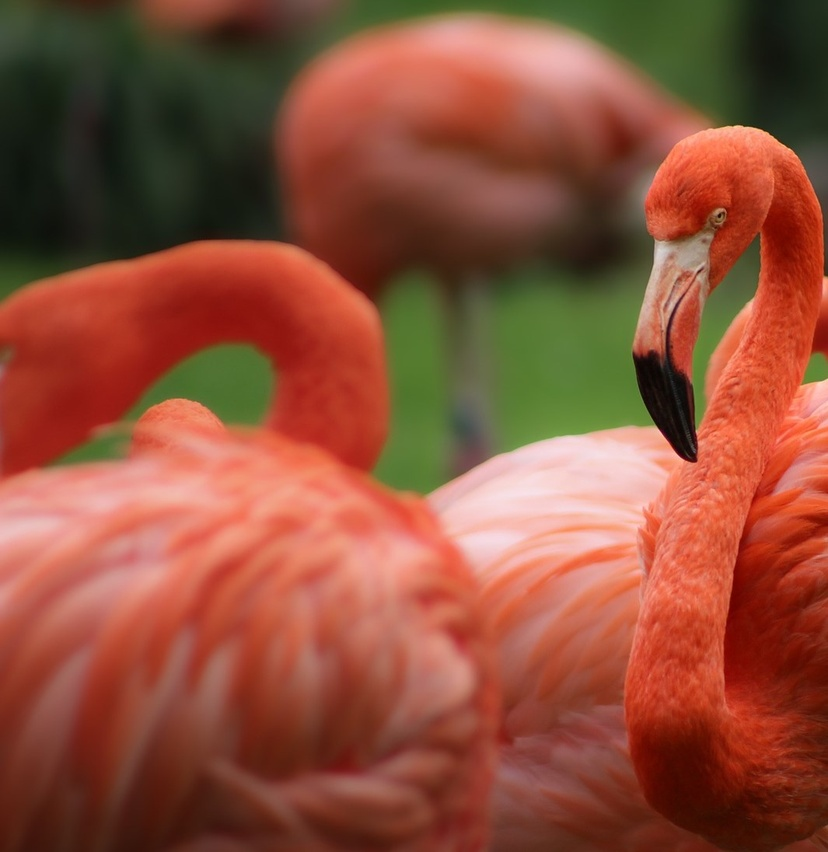
#> input picture img.jpg, 828 x 852 px, shrunk from 1065 x 1096 before the run
$ python run.py
#> lines starting #> are read from the running program, lines starting #| are printed output that depends on the picture; long printed decimals are rounded
#libraries
import numpy as np
import matplotlib.pyplot as plt
from PIL import Image
from sys import exit

#Function definitions begin
"""
1. Converts an RGB image to grayscale
2. & crops it, to ensure that the image's dimensions are powers of 2
3. returns a matrix
"""
def preprocessing(picture):

    pic = picture.copy()
    #Converts RGB image to  gray-scale
    pic = pic.convert('L')

    x, y = pic.size

    x_ = 2 ** np.floor( np.log2( x ) )
    y_ = 2 ** np.floor( np.log2( y ) )

    d1 = x - x_
    d2 = y - y_


    #If not, crops it
    if d1 or d2:
        pic = pic.crop((0, 0, x-d1, y-d2))

    #converts it to an array
    img = np.array(pic).astype('int32')
    del pic

    return img


#Performs Haar's transformation on a matrix
def haar(img):

    #init
    row, col = img.shape
    sqrt2 = round(np.sqrt(2), 4)

    hc = round(col/2)
    hr = round(row/2)

    #Horizontal difference
    c_sum = np.zeros((row, hc))
    c_diff = np.zeros((row, hc))

    for j in range(0, col, 2):
        c_sum[:, j//2] = (img[:, j] + img[:, j+1]) /sqrt2
        c_diff[:, j//2] = (img[:, j] - img[:, j+1]) /sqrt2

    temp = np.hstack((c_sum, c_diff))

    #plt.imshow(temp, cmap= 'gray')
    #plt.title('Check')

    #Vertical difference
    r_sum = np.zeros((hr, col))
    r_diff = np.zeros((hr, col))

    for i in range(0, row, 2):
        r_sum[i//2, :] = (temp[i, :] + temp[i+1, :]) /sqrt2
        r_diff[i//2, :] = (temp[i, :] - temp[i+1, :]) /sqrt2

    #result
    transformed = np.vstack((r_sum, r_diff))

    #clean up
    del r_sum, r_diff, c_sum, c_diff, temp
    del row, col, hr, hc, sqrt2

    return transformed.round()


#Peforms inverse of Haar's transformation
def inv_haar(img):

    #init
    row, col = img.shape
    sqrt2 = round(np.sqrt(2), 4)

    hc = round(col/2)
    hr = round(row/2)

    #Vertical reconstruction
    matrix = np.zeros((row, col))

    for i in range(0, row, 2):
        idx = i // 2
        matrix[i, :] = (img[idx, :] + img[hr + idx, :]) / sqrt2
        matrix[i+1, :] = (img[idx, :] - img[hr + idx, :]) / sqrt2

    #check
    #plt.imshow(matrix, cmap= 'gray')
    #plt.title('Check')

    #Horizontal reconstruction
    matrix2 = matrix.copy()

    for j in range(0, col, 2):
        jdx = j // 2
        matrix2[:, j] = (matrix[:, jdx] + matrix[:, hc + jdx]) / sqrt2
        matrix2[:, j+1] = (matrix[:, jdx] - matrix[:, hc + jdx]) / sqrt2

    #clean up
    del row, col, sqrt2, matrix

    #result
    return matrix2.round()


#Performs n-level Haar's transformation
#returns the answer
def dwt(pic, n):

    #init
    img = preprocessing(pic)
    row, col = img.shape

    #Performs the haar transform n times
    divisor = int(2 ** (n-1) ) + 1
    for i in range(1, divisor):

        #To avoid re-computations
        div = int(2 ** np.ceil( np.log2(i) ))
        if i != div:
            #print('doing nothing, because i != divisor:', i, divisor)
            continue

        img[:row//div, :col//div] = haar(img[:row//div, :col//div])

    #clean up
    del divisor, row, col

    return img


#Performs n-level inverse Haar's transform
def idwt(img, n):

    row, col = img.shape
    #Don't mess the original image
    temp = img.copy()

    #Performs the haar transform n times
    divisor = int(2 ** (n-1) ) + 1
    for i in range(1, divisor):

        #To reverse the loop
        den = divisor - i
        #To avoid re-computations
        div = int(2 ** np.ceil( np.log2(den) ))
        if den != div:
            #print('doing nothing, because i != divisor:', i, divisor)
            continue

        temp[:row//den, :col//den] =        inv_haar(temp[:row//den, :col//den])

    del divisor, row, col

    return temp


#Calculates relative error, between the original & recontructed matrices by using the Frobenius norm
def error(org, recon):
    tot = round(np.linalg.norm(org), 4)
    diff = round(np.linalg.norm(org - recon), 4)
    ans = round(diff/tot, 4) *100
    print("\tError:", ans, "%")


#Increases contrast in the 'detail matrices' of '1-level dwt'
#part: h, v, d = 1, 2, 3
def sharpen(inter, part):
    row, col = inter.shape
    hr, hc = row//2, col//2

    if part == 1:
        avg  = inter[:hr, hc:].mean()
        max_ = inter[:hr, hc:].max()
        min_ = inter[:hr, hc:].min()

        inter[:hr, hc:][ inter[:hr, hc:] >= avg ] = 2*max_
        inter[:hr, hc:][ inter[:hr, hc:] < avg ] = 2*min_

    if part == 2:
        avg  = inter[hr:, :hc].mean()
        max_ = inter[hr:, :hc].max()
        min_ = inter[hr:, :hc].min()

        inter[hr:, :hc][ inter[hr:, :hc] >= avg ] = 2*max_
        inter[hr:, :hc][ inter[hr:, :hc] < avg ] = 2*min_

    if part == 3:
        avg  = inter[hr:, hc:].mean()
        max_ = inter[hr:, hc:].max()
        min_ = inter[hr:, hc:].min()

        inter[hr:, hc:][ inter[hr:, hc:] >= avg ] = 2*max_
        inter[hr:, hc:][ inter[hr:, hc:] < avg ] = 2*min_

    del row, col, hr, hc


#"Truncates" a specific detail sub-matrices in an 'n-level DWT'
#H, V, D = 1, 2, 3
def sharpen_n(img, target, level):

    row, col = img.shape

    if target > 3 or target < 1:
        exit("Invalid entry in sharpenn")


    divisor = int(2 ** (level-1) ) + 1

    #H, V, D
    if target:
            for i in range(1, divisor):
                #To avoid re-computations
                div = int(2 ** np.ceil( np.log2(i) ))
                if i != div:
                #print('doing nothing, because i != divisor:', i, divisor)
                    continue

                sharpen(img[:row//i, :col//i], target)

    del row, col

def sharpen_all(inter, level):
    sharpen_n(inter, 1, level)
    sharpen_n(inter, 2, level)
    sharpen_n(inter, 3, level)

#Saves a matrix, as an image in the current directory
def save(mat, name):
    i8 = (((mat - mat.min()) / (mat.max() - mat.min())) * 255.9).astype(np.uint8)
    img = Image.fromarray(i8)
    img.save(name)

#"Truncates" a specific sub-matrix
#target: A, H, V, D  = 0, 1, 2, 3
def zerofy(img, target):

    r, c = img.shape
    hr, hc = r//2, c//2
    temp = img.copy()

    #D
    if target == 3:
        img[hr:, hc:] = np.zeros((hr, hc))
    #H
    elif target == 1:
        img[:hr, hc:] = np.zeros((hr, hc))
    #V
    elif target == 2:
        img[hr:, :hc] = np.zeros((hr, hc))
    #A
    elif target == 0:
        img[:hr, :hc] = np.zeros((hr, hc))
    else:
        exit('Invalid target')

    del temp, hr, hc, r, c

#"Truncates" a specific detail sub-matrices in an 'n-level DWT'
#A, H, V, D = 0, 1, 2, 3
def zerofyn(img, target, level):

    row, col = img.shape

    if target > 3 or target < 0:
        exit("Invalid entry in zerofyn")


    divisor = int(2 ** (level-1) ) + 1

    #H, V, D
    if target:
            for i in range(1, divisor):
                #To avoid re-computations
                div = int(2 ** np.ceil( np.log2(i) ))
                if i != div:
                #print('doing nothing, because i != divisor:', i, divisor)
                    continue

                zerofy(img[:row//i, :col//i], target)
    #A
    else:
        zerofy(img[:row//(divisor-1), :col//(divisor-1)], 0)

    del row, col

#Removes all detail soefficients, in a '3 level dwt'
def compressn(inter, level):
    zerofyn(inter, 1, level)
    zerofyn(inter, 2, level)
    zerofyn(inter, 3, level)


#------------------MAIN-------------------------#

#reads an image
pic = Image.open('img.jpg')
#> pic is the input picture: PIL image 828x852 RGB; mean R, G, B 142.1, 79.4, 57.8

#Set a level for DWT
level = 1

#Performs DWT
inter = dwt(pic, level)
#> in preprocessing, `pic = pic.convert('L')`:
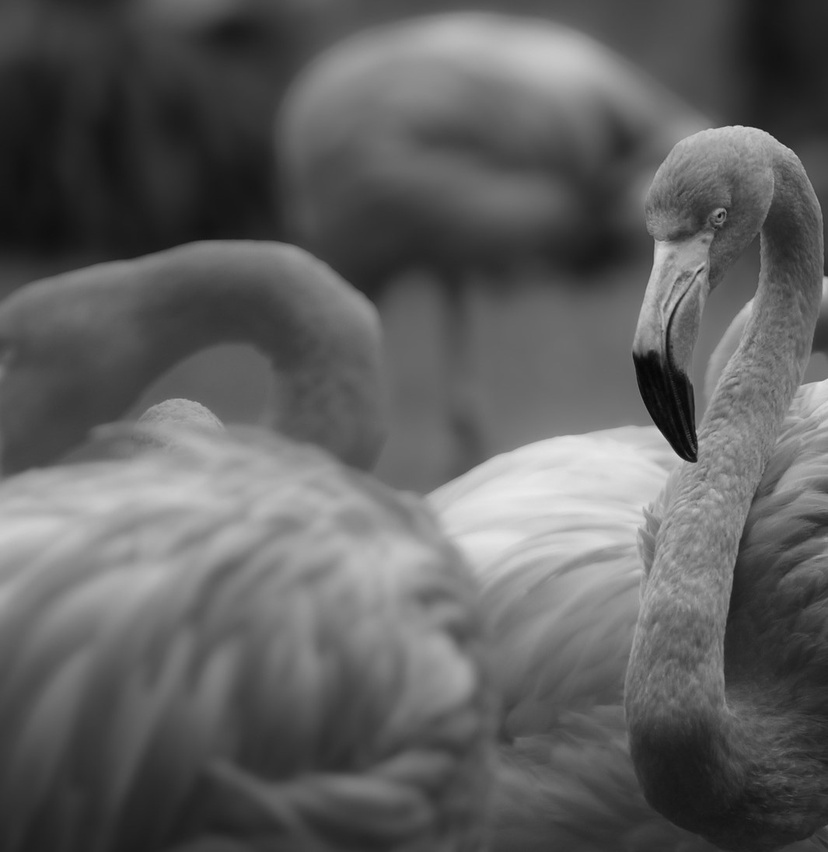
#> pic: PIL image 828x852 L; min 5, max 234, mean 95.7
#> in preprocessing, `pic = pic.crop((0, 0, x-d1, y-d2))`:
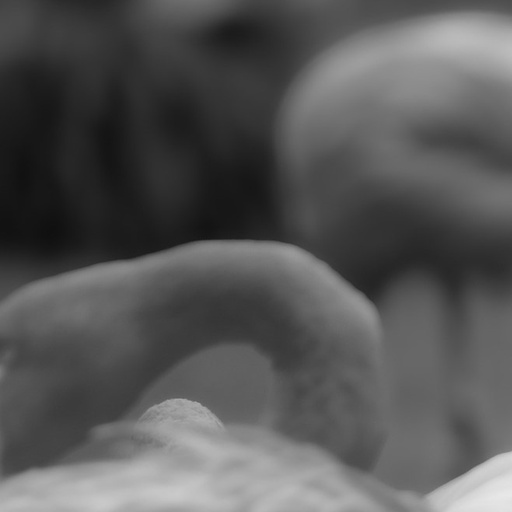
#> pic: PIL image 512x512 L; min 15, max 232, mean 86.6
#> after the loop in dwt, `for i in range(1, divisor):`:
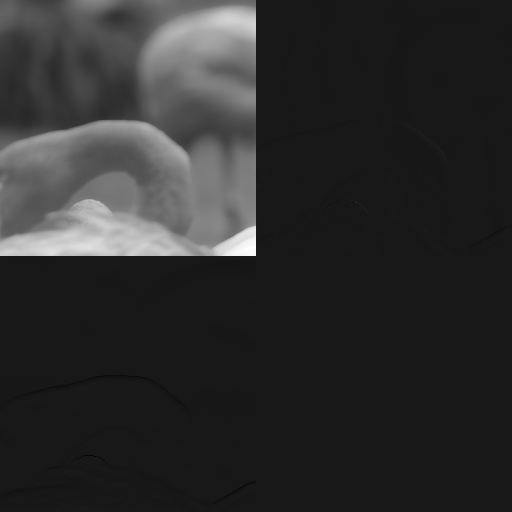
#> img: shape (512, 512) int32; min -49, max 464, mean 43.3; drawn with min black and max white
save(inter,"2. DWT.jpg")

#Performs inverse DWT
recon = idwt(inter, level)
save(recon,"4. Exact reconstruction.jpg")

#Increases contrast in the image
sharpen_all(inter, level)
#> the loop in sharpen_n, `for i in range(1, divisor):` made 1 pass
#> (avg in sharpen, max_ in sharpen, min_ in sharpen) on pass 1: (-0.105, 28, -26)
#> in sharpen_all, `sharpen_n(inter, 1, level)`:
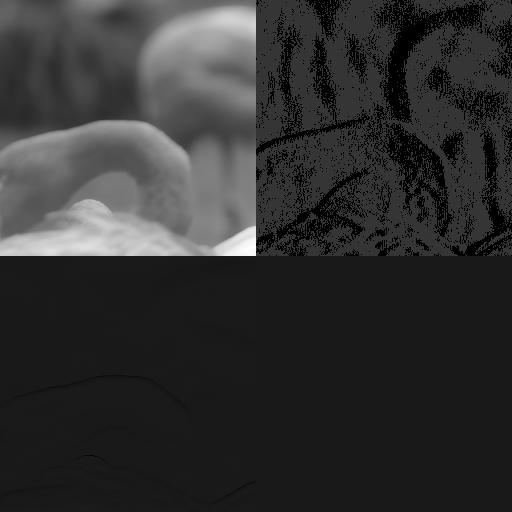
#> inter: shape (512, 512) int32; min -52, max 464, mean 48.9; drawn with min black and max white
#> the loop in sharpen_n (call 2), `for i in range(1, divisor):` made 1 pass
#> (avg in sharpen, max_ in sharpen, min_ in sharpen) on pass 1: (-0.165, 10, -49)
#> in sharpen_all, `sharpen_n(inter, 2, level)`:
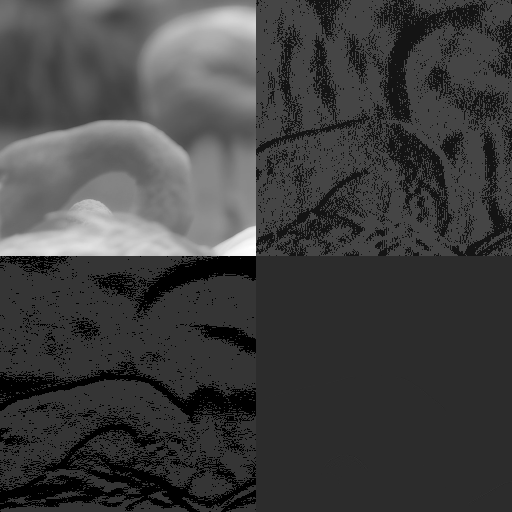
#> inter: shape (512, 512) int32; min -98, max 464, mean 45.4; drawn with min black and max white
save(inter,"3. Enhanced.jpg")


#Crops the image suitably
org = preprocessing(pic)
save(org,"1. Image.jpg")

#Calculates the error in the exact reconstruction
print("Exact reconstruction:")
error(org, recon)
#> in error, `tot = round(np.linalg.norm(org), 4)`: tot = 49739.7
#> in error, `diff = round(np.linalg.norm(org - recon), 4)`: diff = 205.7
#> in error, `ans = round(diff/tot, 4) *100`: ans = 0.41
#| 	Error: 0.41 %

#Performs compression
compressn(inter, level)
#> in compressn, `zerofyn(inter, 1, level)`:
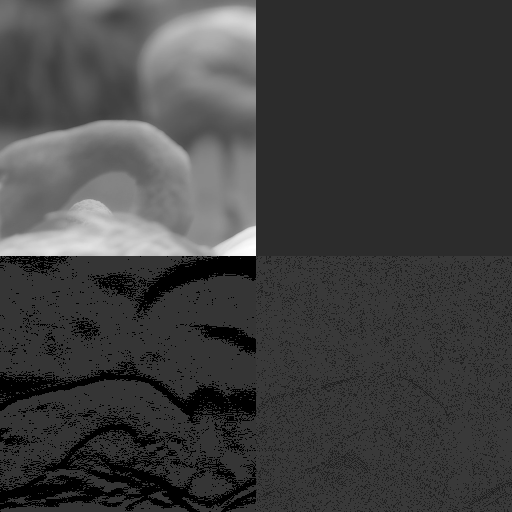
#> inter: shape (512, 512) int32; min -98, max 464, mean 44.6; drawn with min black and max white
#> in compressn, `zerofyn(inter, 3, level)`:
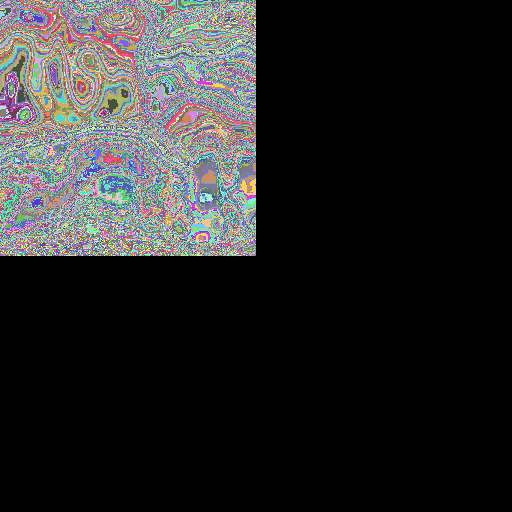
#> inter: shape (512, 512) int32; 434 distinct labels, from 0 to 464; one colour per label, 0 black
del recon
recon = idwt(inter, level)
save(recon,"5. Compressed.jpg")

#Calculates the error in the exact reconstruction
print("After compression:")
error(org, recon)
#| 	Error: 1.29 %

#Signifies successful execution of this entire program
print("Successful execution. Results loaded in current directory.")

#clean up
del pic, inter, recon, org
